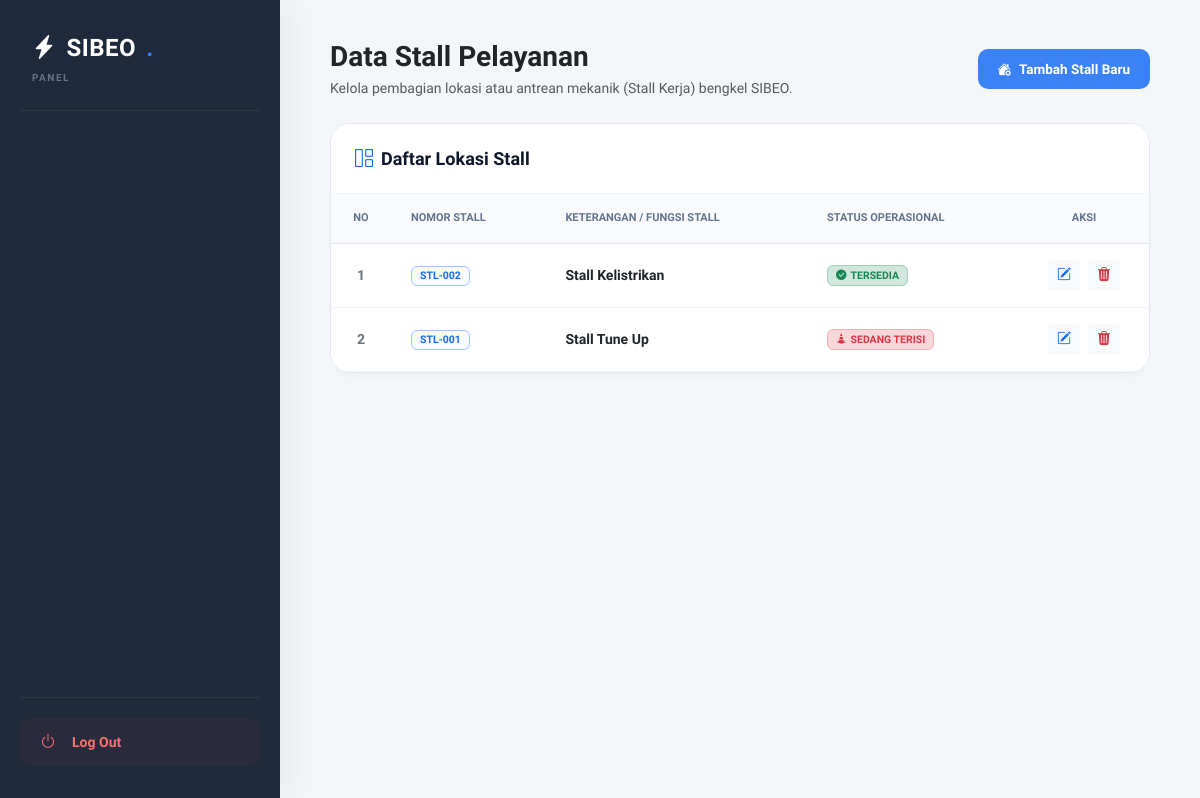
Before: /admin/stall.php with the older database file.
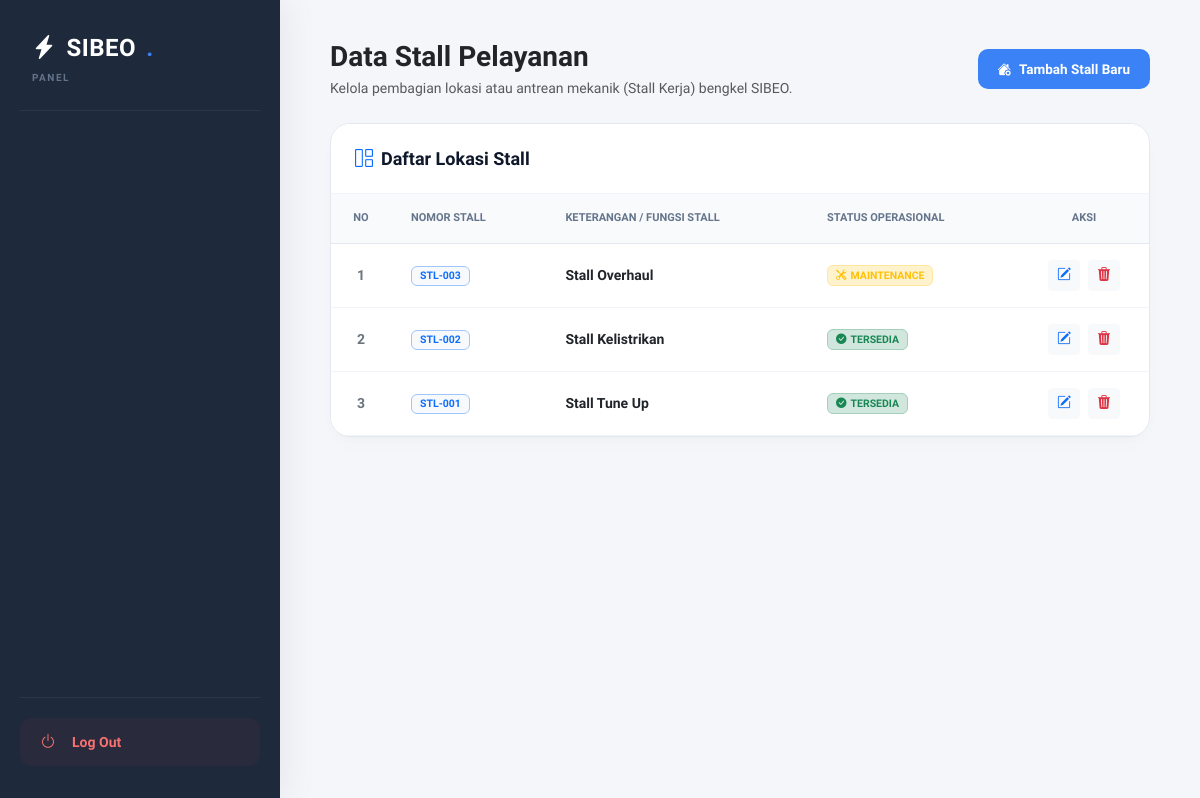
After: the same page with the newer database file.
### tables this page shows
CREATE TABLE `tbl_stall` (
  `id_stall` int(11) NOT NULL,
  `nomor_stall` varchar(10) NOT NULL,
  `keterangan` varchar(100) NOT NULL,
  `status` enum('tersedia','terpakai') NOT NULL DEFAULT 'tersedia'
);

### admin/stall.php (the view, shortened to what the changed rows need)
<?php
include "../config/koneksi.php";
function safe_text($value) {
    return htmlspecialchars((string)$value, ENT_QUOTES, 'UTF-8');
}
?>
<!DOCTYPE html>
<html lang="id">
<head>
    <link href="https://cdn.jsdelivr.net/npm/bootstrap@5.3.0/dist/css/bootstrap.min.css" rel="stylesheet">
    <link rel="stylesheet" href="https://cdn.jsdelivr.net/npm/bootstrap-icons@1.11.1/font/bootstrap-icons.css">
</head>
<body>
<div class="layout-wrapper">
    <div class="main-canvas">
        <div class="data-card-premium">
            <div class="table-responsive">
                <table class="table table-hover table-premium align-middle mb-0">
                    <thead>
                        <tr>
                            <th style="width: 60px;" class="text-center">No</th>
                            <th>Nomor Stall</th>
                            <th>Keterangan / Fungsi Stall</th>
                            <th>Status Operasional</th>
                            <th style="width: 130px;" class="text-center">Aksi</th>
                        </tr>
                    </thead>
                    <tbody>
                        <?php
                        $no = 1;
                        $query_stall = mysqli_query($koneksi, "SELECT * FROM tbl_stall ORDER BY id_stall DESC");
                        if ($query_stall && mysqli_num_rows($query_stall) > 0) {
                            while ($data = mysqli_fetch_assoc($query_stall)) {
                                ?>
                                <tr>
                                    <td class="text-center text-secondary fw-semibold"><?= $no++; ?></td>
                                    <td><span class="badge bg-light text-primary border border-primary-subtle px-2 py-1 fw-bold"><?= safe_text($data['nomor_stall']); ?></span></td>
                                    <td><strong class="text-dark"><?= safe_text($data['keterangan']); ?></strong></td>
                                    <td>
                                        <?php
                                        $status = strtolower($data['status']);
                                        if($status == 'tersedia') {
                                            echo '<span class="badge bg-success-subtle text-success border border-success-subtle px-2 py-1 text-uppercase small fw-bold"><i class="bi bi-check-circle-fill me-1"></i>Tersedia</span>';
                                        } elseif($status == 'terpakai' || $status == 'terisi') {
                                            echo '<span class="badge bg-danger-subtle text-danger border border-danger-subtle px-2 py-1 text-uppercase small fw-bold"><i class="bi bi-cone-striped me-1"></i>Sedang Terisi</span>';
                                        } else {
                                            echo '<span class="badge bg-warning-subtle text-warning border border-warning-subtle px-2 py-1 text-uppercase small fw-bold"><i class="bi bi-tools me-1"></i>Maintenance</span>';
                                        }
                                        ?>
                                    </td>
                                    <td class="text-center">
                                        <div class="d-flex justify-content-center gap-2">
                                            <button type="button"
                                                    class="btn btn-sm btn-light text-primary fw-bold px-2 btn-edit-trigger"
                                                    data-id="<?= $data['id_stall']; ?>"
                                                    data-nomor="<?= safe_text($data['nomor_stall']); ?>"
                                                    data-keterangan="<?= safe_text($data['keterangan']); ?>"
                                                    data-status="<?= safe_text($data['status']); ?>"
                                                    data-bs-toggle="modal"
                                                    data-bs-target="#modalEdit">
                                                <i class="bi bi-pencil-square"></i>
                                            </button>
                                            <a href="stall.php?hapus=<?= $data['id_stall']; ?>" class="btn btn-sm btn-light text-danger fw-bold px-2" onclick="return confirm('Hapus data stall ini?')">
                                                <i class="bi bi-trash3-fill"></i>
                                            </a>
                                        </div>
                                    </td>
                                </tr>
                                <?php
                            }
                        } else {
                            echo "<tr><td colspan='5' class='text-center text-muted py-5 small'><i class='bi bi-house-gear d-block fs-2 mb-2 opacity-50'></i>Belum ada data lokasi stall di database.</td></tr>";
                        }
                        ?>
                    </tbody>
                </table>
            </div>
        </div>
    </div>
</div>
</body>
</html>

Changed rows visible on the page:
added tbl_stall: nomor_stall "STL-003", keterangan "Stall Overhaul", status "MAINTENANCE"
changed tbl_stall "Stall Tune Up": status "SEDANG TERISI" → "TERSEDIA"
